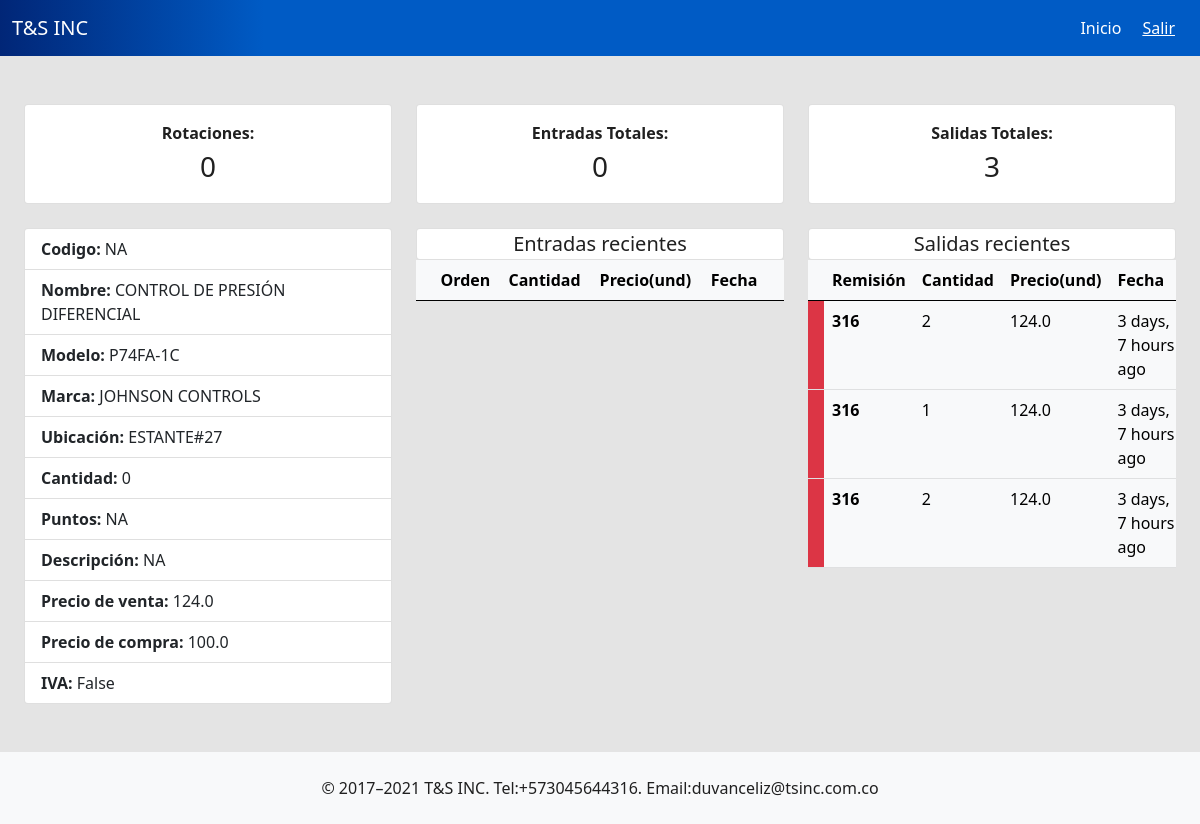
The page /productinfo/357 (signed in) on the database as committed earlier.
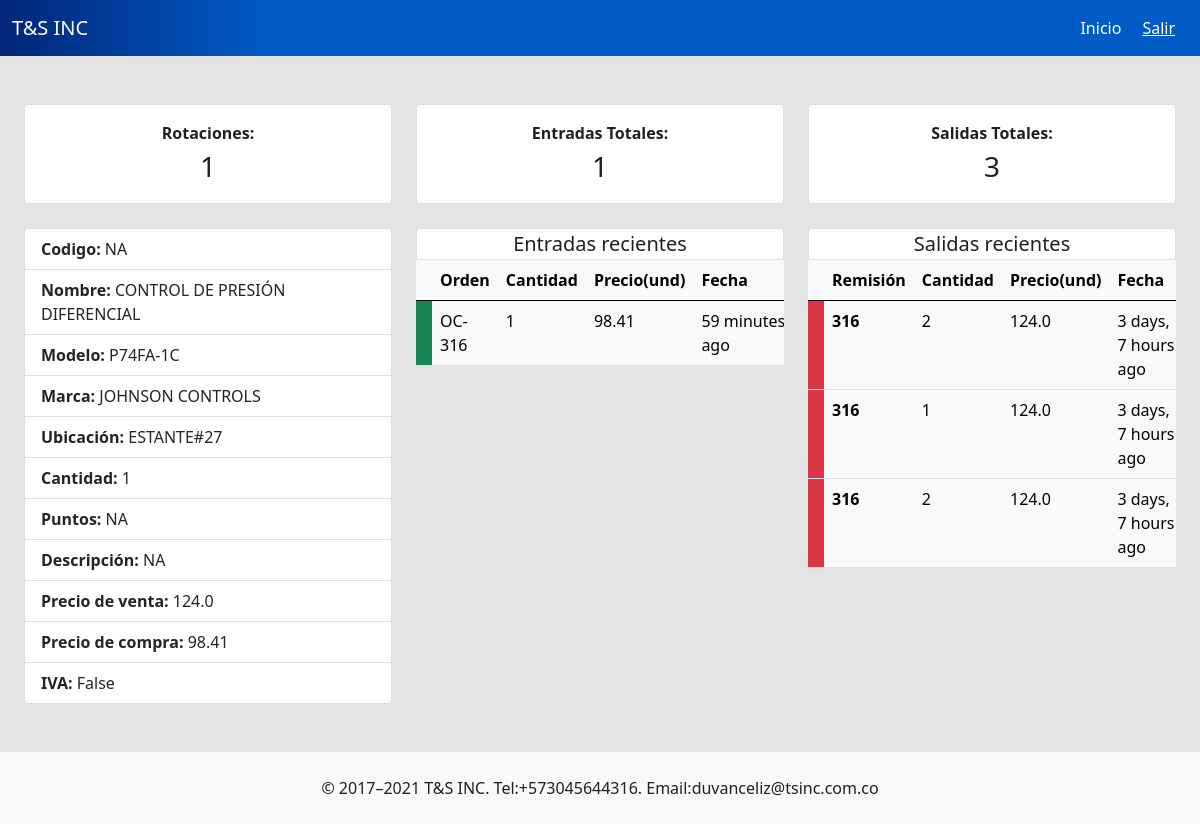
The same page on the database as committed later.
### tsinc/models.py (models this page shows, shortened)
class Product(models.Model):
    code = models.CharField(max_length=200, default=None)
    product_name = models.CharField(max_length=200, default=None)
    factory_ref = models.CharField(max_length=200, default=None)
    model = models.CharField(max_length=200, default=None)
    sale_price = models.FloatField(default=0)
    purcharse_price = models.FloatField(default=0)
    brand = models.CharField(max_length=200, default=None)
    location = models.CharField(max_length=200, default=None)
    quantity = models.IntegerField()
    point = models.CharField(max_length=100,null=True,blank=True)
    description = models.TextField(validators=[MaxLengthValidator(500)], null=True)
    min_stock = models.IntegerField(default=0)
    iva = models.BooleanField(default=False)
    date = models.DateField(default=datetime.date.today)

class ProductSent(models.Model):
    product = models.ForeignKey(Product,on_delete=models.CASCADE)
    quantity = models.IntegerField(default=0)
    price = models.FloatField(default=0)
    remission = models.ForeignKey(Remission,on_delete=models.CASCADE,null=True)
    discounted = models.BooleanField(default=False)

class Remission(models.Model):
    number = models.CharField(max_length=200, null= True)
    city = models.CharField(max_length=200)
    company = models.CharField(max_length=200)
    nit = models.CharField(max_length=200)
    location = models.CharField(max_length=200)
    project = models.CharField(max_length=250)
    responsible = models.CharField(max_length=200)
    order_number = models.CharField(max_length=100, null=True)
    date = models.DateTimeField(default=timezone.now)
    usersession = models.ForeignKey(User,on_delete=models.CASCADE)

class OrderEntry(models.Model):
    order = models.ForeignKey(PurcharseOrder,on_delete=models.CASCADE)
    tracking = models.CharField(max_length=200, null=True)
    product = models.ForeignKey(OrderProduct,on_delete=models.CASCADE)
    price = models.FloatField(default=0)
    quantity = models.IntegerField(default=0)
    added = models.BooleanField(default=False)
    date = models.DateTimeField(default=timezone.now)

class PurcharseOrder(models.Model):
    code =  models.CharField(max_length=200)
    supplier = models.CharField(max_length=200, null=True)
    nit = models.CharField(max_length=100, null=True)
    address = models.CharField(max_length=100, null=True)
    phone = models.CharField(max_length=100, null=True)
    customer = models.CharField(max_length=200, null=True)
    cost_center = models.CharField(max_length=200, null=True)
    inspector = models.CharField(max_length=200, null=True)
    supervisor = models.CharField(max_length=200, null=True)
    trm = models.FloatField(default=0)
    total_price = models.FloatField(default=0)
    total_quantity = models.IntegerField(default=0)
    usersession = models.ForeignKey(User,on_delete=models.CASCADE, null=True)
    progress = models.IntegerField(default=0)
    date = models.DateTimeField(default=timezone.now)

### tsinc/views.py (the view)
# urls.py: path('productinfo/<int:id>', views.product_info, name='product_info'),
@login_required
def product_info(request,id):
    product = Product.objects.filter(id=id).first()
    products = Product.objects.all()
    orderproduct = OrderProduct.objects.filter(product = product).all()
    orderentry = OrderEntry.objects.filter(product__in= orderproduct ).order_by("-date")[:5]
    products_shipped = ProductSent.objects.filter(product = product).order_by('-remission__date')[:5]
    total_entrys = OrderEntry.objects.filter(product__in= orderproduct).count()
    total_shippeds = ProductSent.objects.filter(product = product).count()
    rotations = 0
    if total_entrys < total_shippeds:
        rotations = total_entrys
    elif total_shippeds < total_entrys:
        rotations = total_shippeds
    else:
        rotations = total_shippeds
    return render(request,"productinfo.html",{'product':product,
                                              'orderentry':orderentry,
                                              'products_shipped':products_shipped,
                                              'total_entrys':total_entrys,
                                              'total_shippeds':total_shippeds,
                                              'rotations':rotations,
                                              })

### tsinc/templates/productinfo.html (shortened to what this page needs)
{% extends 'layout.html' %} {% block body %} {% load humanize %}
<div class="container">
  <div class="row mb-4">
    <div class="col-md-4">
      <div class="card">
        <div class="card-body d-flex flex-column text-center">
          <span class="fs-6 fw-bold">Rotaciones: </span>
          <span class="fs-3 fw-light">{{rotations}}</span>
        </div>
      </div>
    </div>
    <div class="col-md-4">
      <div class="card">
        <div class="card-body d-flex flex-column text-center">
          <span class="fs-6 fw-bold">Entradas Totales: </span>
          <span class="fs-3 fw-light">{{total_entrys}}</span>
        </div>
      </div>
    </div>
    <div class="col-md-4">
      <div class="card">
        <div class="card-body d-flex flex-column text-center">
          <span class="fs-6 fw-bold">Salidas Totales: </span>
          <span class="fs-3 fw-light">{{total_shippeds}}</span>
        </div>
      </div>
    </div>
  </div>
 <div class="row">
    <div class="col-md-4">
        <ul class="list-group">
            <li class="list-group-item"><strong>Codigo: </strong>{{product.code}}</li>
            <li class="list-group-item"><strong>Nombre: </strong>{{product.product_name}}</li>
            <li class="list-group-item"><strong>Modelo: </strong>{{product.model}}</li>
            <li class="list-group-item"><strong>Marca: </strong>{{product.brand}}</li>
            <li class="list-group-item"><strong>Ubicación: </strong>{{product.location}}</li>
            <li class="list-group-item"><strong>Cantidad: </strong>{{product.quantity}}</li>
            <li class="list-group-item"><strong>Puntos: </strong>{{product.point}}</li>
            <li class="list-group-item"><strong>Descripción: </strong>{{product.description}}</li>
            <li class="list-group-item"><strong>Precio de venta: </strong>{{product.sale_price}}</li>
            <li class="list-group-item"><strong>Precio de compra: </strong>{{product.purcharse_price}}</li>
            <li class="list-group-item"><strong>IVA: </strong>{{product.iva}}</li>
          </ul>
    </div>
    <div class="col-md-4">
      <div class="card">
        <div class="header text-center">
          <span class="fs-5">Entradas recientes</span>
        </div>
      </div>
      <div class="table-responsive">
        <table class="table table-hover table-light">
          <thead>
            <tr>
              <th scope="col"></th>
              <th scope="col">Orden</th>
              <th scope="col">Cantidad</th>
              <th scope="col">Precio(und)</th>
              <th scope="col">Fecha</th>
              <th scope="col"></th>
            </tr>
          </thead>
          <tbody>
            <tr>
              {% for entry in orderentry %}
              <td class="bg-success"></td>
              <td>{{entry.order.code}}</td>
              <td>{{entry.quantity}}</td>
              <td>{{entry.price}}</td>
              <td>{{entry.date|naturaltime}}</td>
            </tr>
            {%endfor%}
          </tbody>
        </table>
      </div>
    </div>
    <div class="col-md-4">
      <div class="card">
        <div class="header text-center">
          <span class="fs-5">Salidas recientes</span>
        </div>
      </div>
      <div class="table-responsive">
        <table class="table table-hover table-light">
          <thead>
            <tr>
              <th scope="col"></th>
              <th scope="col">Remisión</th>
              <th scope="col">Cantidad</th>
              <th scope="col">Precio(und)</th>
              <th scope="col">Fecha</th>
            </tr>
          </thead>
          <tbody>
            <tr>
              {% for product in products_shipped %}
              <th class="bg-danger"></th>
              <th>{{product.remission.number}}</th>
              <td>{{product.quantity}}</td>
              <td>{{product.price}}</td>
              <td>{{product.remission.date|naturaltime}}</td>
            </tr>
            {%endfor%}
          </tbody>
        </table>
      </div>
    </div>
 </div>
  </div>
{% endblock %}

Rows that differ between the two databases and show on the page:
changed Product "NA": quantity "0" → "1"; purcharse_price "100.0" → "98.41"
added OrderEntry: order.code "OC-316", quantity "1", price "98.41", date "59 minutes ago"
Other text that changed with them:
{{ rotations }}: "0" → "1"
{{ total_entrys }}: "0" → "1"
